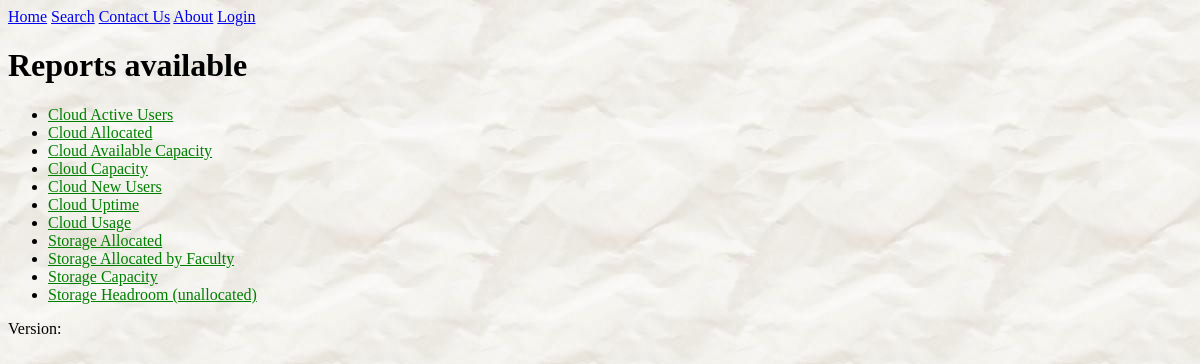
The page /reports/ on the database as committed earlier.
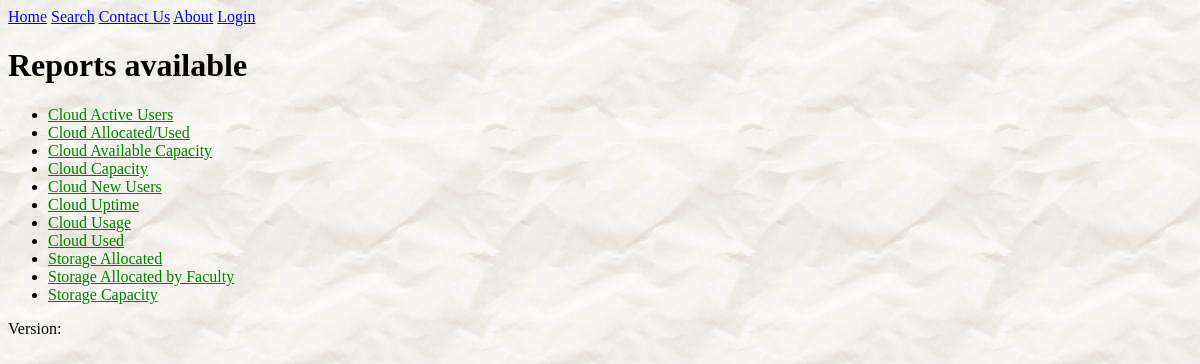
The same page on the database as committed later.
### reports/models.py (models this page shows, shortened)
class Report(models.Model):
    report_title = models.CharField(max_length=100)
    pub_date = models.DateTimeField('date published')
    d3_file_name = models.CharField(max_length=100, default='.js')
    description = models.TextField(blank=True, null=True)
    def was_published_recently(self):
        """
        Return True if was published in the last day, False otherwise

        >>> import datetime
        >>> from django.utils import timezone
        >>> from reports.models import Report
        >>> future_report = Report(pub_date=timezone.now()+ datetime.timedelta(days=30), report_title="Futurama")
        >>> future_report.was_published_recently()
        False
        """
        now = timezone.now()
        return now - datetime.timedelta(days=1) <= self.pub_date <= now
    was_published_recently.admin_order_field = 'pub_date'
    was_published_recently.boolean = True
    was_published_recently.short_description = 'Published recently?'

### reports/views.py (the view)
class BrowseView(generic.ListView):
    template_name = 'reports/reports.html'
    context_object_name = 'latest_report_list'
    def __init__(self):
        self.selected_set = ''
    def get_queryset(self):
        reports = Report.objects.filter(pub_date__lte=timezone.now())
        self.selected_set = self.request.GET.get('set', '')
        if self.selected_set == 'cloud':
            reports = reports.filter(report_title__startswith='Cloud')
        elif self.selected_set == 'storage':
            reports = reports.filter(report_title__startswith='Storage')
        return reports.order_by('report_title')[:11]
    def get_context_data(self, **kwargs):
        result = super().get_context_data(**kwargs)
        result['set'] = self.selected_set
        return result

### reports/templates/reports/reports.html (shortened to what this page needs)
{%  extends 'base.html' %}
{%  block h1 %}Reports available{%  endblock %}
{%  block content %}
{% if latest_report_list %}
    <ul>
        {% for report in latest_report_list %}
            <li><a href="{% url 'reports:detail' report.id %}?set={{ set }}">{{ report.report_title }}</a></li>
        {% endfor %}
    </ul>
{% else %}
    <p>No reports are available.</p>
{% endif %}
{% endblock %}

Rows that differ between the two databases and show on the page:
no longer on this page (row unchanged): Report: report_title "Storage Headroom (unallocated)"
changed Report: report_title "Cloud Allocated" → "Cloud Allocated/Used"
added Report: report_title "Cloud Used"
